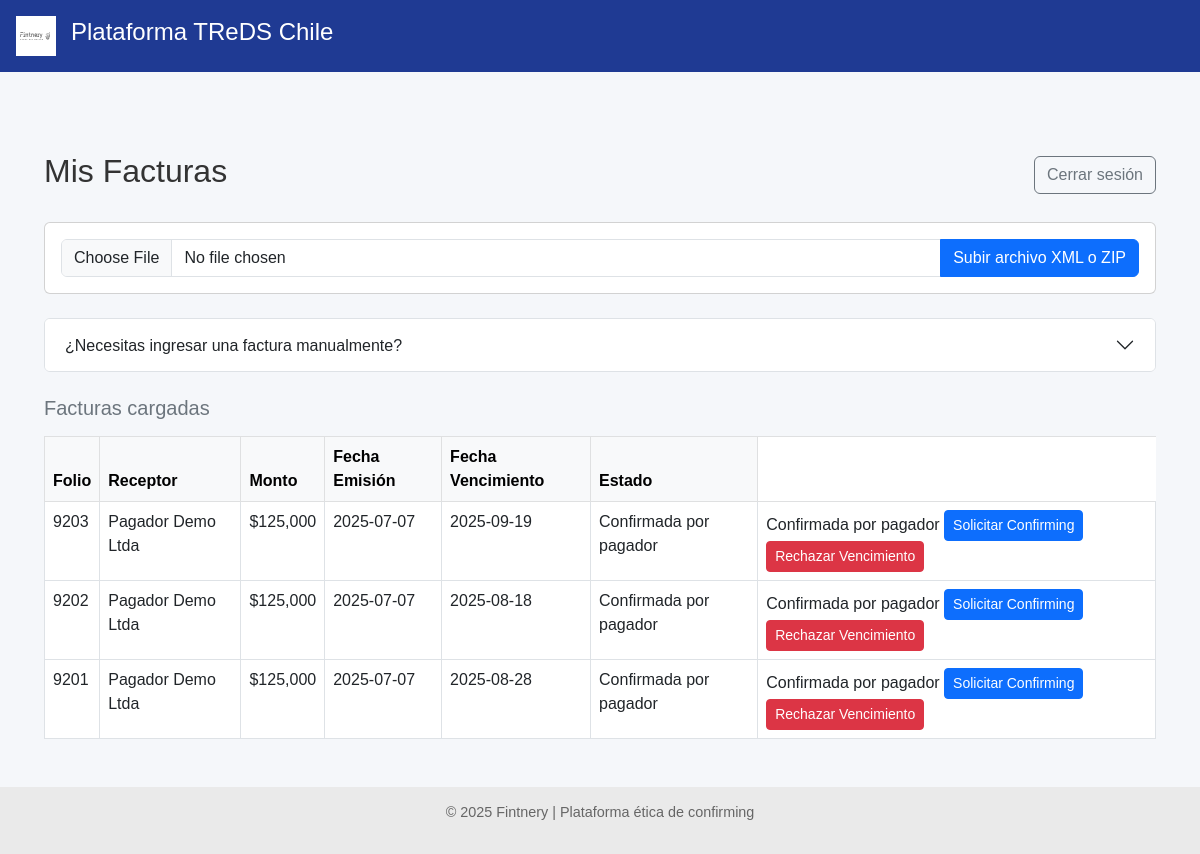
Before: /proveedor/facturas (signed in) with the older database file.
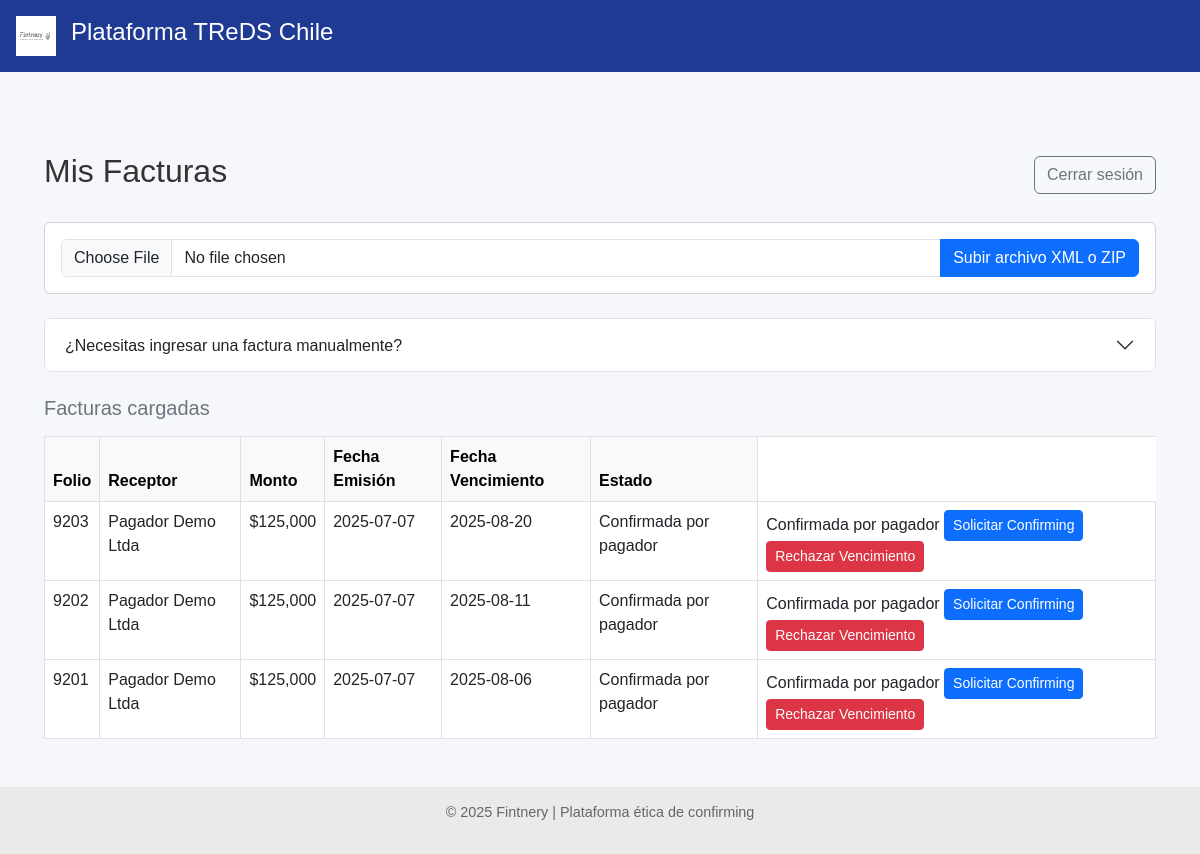
After: the same page with the newer database file.
### models.py (models this page shows)
class FacturaDB(Base):
    __tablename__ = "facturas"
    id = Column(Integer, primary_key=True, index=True)
    rut_emisor = Column(String, index=True)
    rut_receptor = Column(String)
    tipo_dte = Column(String)
    folio = Column(Integer)
    monto = Column(Integer)
    estado_dte = Column(String)
    razon_social_emisor = Column(String)
    razon_social_receptor = Column(String)
    fecha_emision = Column(Date)
    fecha_vencimiento = Column(Date)
    fecha_vencimiento_original = Column(Date, nullable=True)
    modificacion_aceptada_por_proveedor = Column(Boolean, nullable=True, default=None)
    confirming_solicitado = Column(Boolean, default=False)
    origen_confirmacion = Column(String, default="Desconocido")
    financiador_adjudicado = Column(String, nullable=True)
    proveedor_id = Column(Integer, ForeignKey("proveedores.id"))
    proveedor = relationship("Proveedor", back_populates="facturas")
    pagador_id = Column(Integer, ForeignKey("pagadores.id"))
    pagador = relationship("Pagador", back_populates="facturas")
    ofertas = relationship("OfertaFinanciamiento", back_populates="factura")

### routers/proveedor.py (the view)
@router.get("/facturas")
def ver_facturas_proveedor(request: Request, db: Session = Depends(get_db)):
    proveedor_id = request.session.get("proveedor_id")
    if not proveedor_id:
        return RedirectResponse(url="/proveedor/login", status_code=303)
    facturas = db.query(FacturaDB).filter(FacturaDB.proveedor_id == proveedor_id).all()
    return templates.TemplateResponse("facturas.html", {"request": request, "facturas": facturas})

### templates/facturas.html (shortened to what this page needs)
{% extends "base.html" %}
{% block content %}
<div class="container mt-5">
    <div class="d-flex justify-content-between align-items-center mb-4">
        <h2>Mis Facturas</h2>
        <a href="/proveedor/logout" class="btn btn-outline-secondary">Cerrar sesión</a>
    </div>
    <div class="card mb-4">
        <div class="card-body">
            <form method="post" action="/proveedor/facturas" enctype="multipart/form-data">
                <div class="input-group">
                    <input type="file" name="archivo" class="form-control" accept=".xml,.zip" required>
                    <button type="submit" class="btn btn-primary">Subir archivo XML o ZIP</button>
                </div>
            </form>
        </div>
    </div>
    <div class="accordion mb-4" id="accordionManual">
        <div class="accordion-item">
            <h2 class="accordion-header" id="headingManual">
                <button class="accordion-button collapsed" type="button" data-bs-toggle="collapse" data-bs-target="#collapseManual" aria-expanded="false" aria-controls="collapseManual">
                    ¿Necesitas ingresar una factura manualmente?
                </button>
            </h2>
        </div>
    </div>
    <h5 class="text-secondary mb-3">Facturas cargadas</h5>
    <div class="table-responsive">
        <table class="table table-bordered table-hover bg-white">
            <thead class="table-light">
                <tr>
                    <th>Folio</th>
                    <th>Receptor</th>
                    <th>Monto</th>
                    <th>Fecha Emisión</th>
                    <th>Fecha Vencimiento</th>
                    <th>Estado</th>
                </tr>
            </thead>
            <tbody>
                {% for factura in facturas %}
    <tr>
        <td>{{ factura.folio }}</td>
        <td>{{ factura.razon_social_receptor }}</td>
        <td>${{ '{:,.0f}'.format(factura.monto) }}</td>
        <td>{{ factura.fecha_emision }}</td>
        <td>{{ factura.fecha_vencimiento }}</td>
        <td>
            {{ factura.estado_dte }}
        <td>
            {{ factura.estado_dte }}
            {% if factura.estado_dte == "Confirmada por pagador" %}
                <form method="post" action="/proveedor/solicitar_confirming/{{ factura.id }}" style="display:inline">
                    <button type="submit" class="btn btn-sm btn-primary">Solicitar Confirming</button>
                </form>
                <form method="post" action="/proveedor/rechazar_vencimiento/{{ factura.id }}" style="display:inline">
                <button type="submit" class="btn btn-sm btn-danger">Rechazar Vencimiento</button>
                </form>
            {% elif factura.estado_dte == "Vencimiento rechazado por proveedor" %}
            <span class="text-danger">Rechazado</span>
            {% elif factura.estado_dte == "En confirming" %}
                <span class="text-success">Confirming solicitado</span>
            {% endif %}
        </td>
    </tr>
    {% else %}
    <tr>
        <td colspan="6" class="text-center text-muted">No hay facturas cargadas.</td>
    </tr>
    {% endfor %}
</tbody>
        </table>
    </div>
</div>
{% endblock %}

### templates/base.html (shortened to what this page needs)
<!DOCTYPE html>
<html lang="es">
<head>
    <link href="https://cdn.jsdelivr.net/npm/bootstrap@5.3.0/dist/css/bootstrap.min.css" rel="stylesheet">
    <link rel="stylesheet" href="/static/styles.css">
</head>
<body>
    <header class="main-header">
        <img src="/static/LogoFIntneryWeb.svg" alt="Fintnery" class="logo">
        <h1 class="titulo-principal">Plataforma TReDS Chile</h1>
    </header>
    <main>
        {% block content %}{% endblock %}
    </main>
    <footer class="footer">
        <p>&copy; 2025 Fintnery | Plataforma ética de confirming</p>
    </footer>
</body>
</html>

### static/styles.css (style rules this page uses)
body { font-family: sans-serif; margin: 0; background-color: #f5f7fa; color: #333; }
.main-header { background-color: #1f3a93; color: white; padding: 1em; display: flex; align-items: center; }
.logo { height: 40px; margin-right: 15px; }
.titulo-principal { font-size: 1.5em; }
footer.footer { background-color: #eaeaea; text-align: center; padding: 1em; font-size: 0.9em; color: #666; }
main { padding: 2em; }

Changed rows visible on the page:
changed FacturaDB (number 1 of 3 on the later page): fecha_vencimiento "2025-09-19" → "2025-08-20"
changed FacturaDB (number 2 of 3 on the later page): fecha_vencimiento "2025-08-18" → "2025-08-11"
changed FacturaDB (number 3 of 3 on the later page): fecha_vencimiento "2025-08-28" → "2025-08-06"
